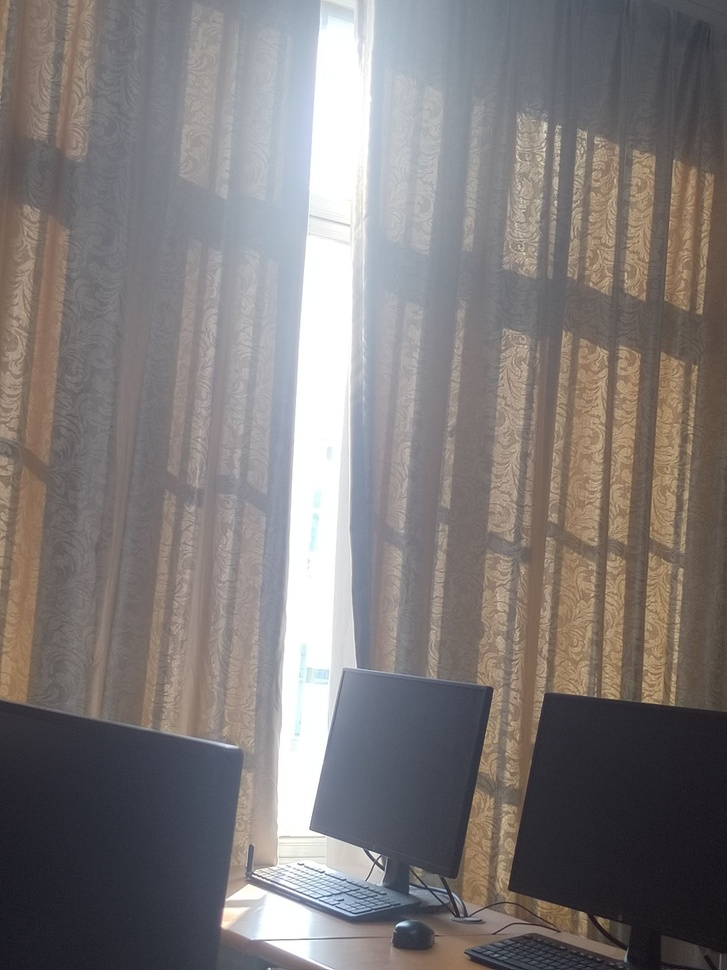
//> input picture c language/picture/t1.jpg, 727 x 970 px, shrunk from 1440 x 1920 before the run
$ ./main   (built with g++ and OpenCV 4)
//> lines starting //> are read from the running program, lines starting //| are printed output that depends on the picture
#include <opencv2/opencv.hpp>
#include <bits/stdc++.h>
using namespace std;
using namespace cv;
Mat pic1,pic1_gray,mohu,pic_can,pic_hsv,pic_hsv_BGR,pic_0,pic_1;
Mat gray_canny,gray_blur;
vector<vector<Point>> pic_contour;
vector<Mat> hsv(3);
uchar Poa,Pob;
void dfs(int col,int row){
    if(col<0||row<0)return ;
    for(int i=0;i<10;i++){
        for(int j=0;j<10;j++){
            int y=col+i,x=row+j;
            if(y<pic1.cols&&x<pic1.rows&&x>=0&&y>=0){
                Poa=pic1.at<uchar>(y,x);
                Pob=pic1_gray.at<uchar>(y,x);
                cout<<x<<","<<y<<":"<<(int)Poa<<"  "<<(int)Pob<<" ";
            }
        }
        cout<<endl;
    }
}
int count2=0;
void save(){
    imwrite("../save/灰度图"+to_string(count2++)+".jpg",pic1_gray);
    imwrite("../save/边缘"+to_string(count2++)+".jpg",pic_can);
    imwrite("../save/hsv"+to_string(count2++)+".jpg",pic_hsv);
    imwrite("../save/更改亮度"+to_string(count2++)+".jpg",pic_hsv_BGR);
    imwrite("../save/上下反转"+to_string(count2++)+".jpg",pic_0);
    imwrite("../save/左右反转"+to_string(count2++)+".jpg",pic_1);
    imwrite("../save/灰度图_模糊"+to_string(count2++)+".jpg",gray_blur);
    imwrite("../save/灰度图_边缘"+to_string(count2++)+".jpg",gray_canny);


}
int main(){
    pic1=imread("../picture/t1.jpg");
//> pic1 is the input picture: 970 rows x 727 cols, CV_8UC3; mean B, G, R 121.7, 122.5, 127.4
    //输出基本信息
    cout<<(pic1.type())<<endl<<"长："<<pic1.cols<<" 宽： "<<pic1.rows;
//| 16
//| 长：727 宽： 970
    //转为灰度图
    cvtColor(pic1,pic1_gray,COLOR_BGR2GRAY);
    //模糊
    blur(pic1,mohu,Size(3,3));
    Canny(pic1,pic_can,1,100);
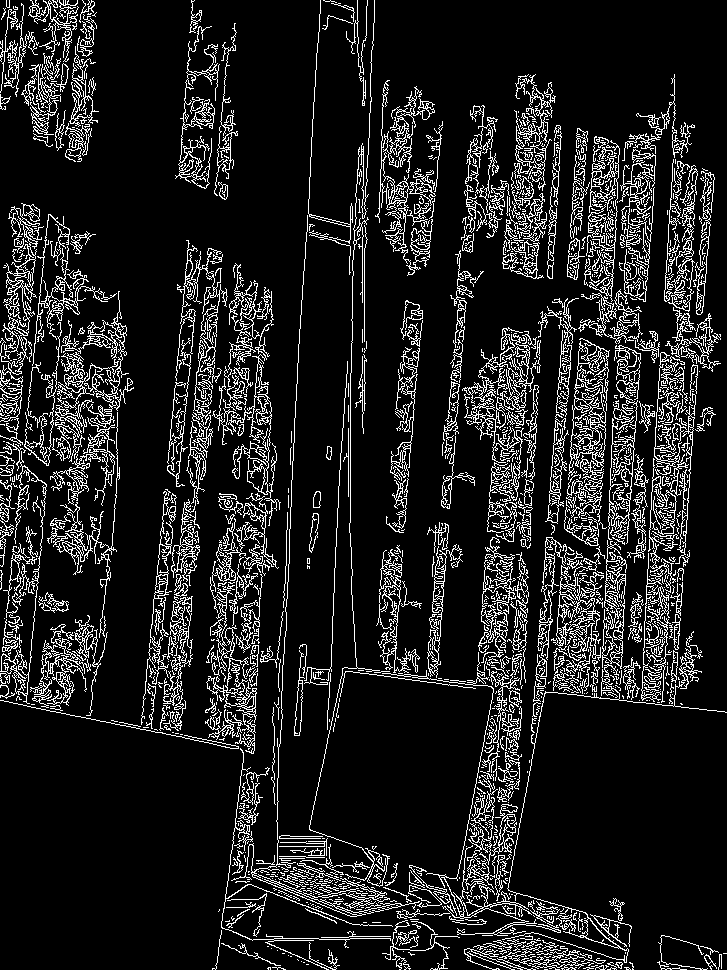
//> pic_can: 970 rows x 727 cols, CV_8UC1; 12.4% white in thin lines or dots
    //组合：
    blur(pic1_gray,gray_blur,Size(3,3));
    Canny(pic1_gray,gray_canny,1,100);
//> gray_canny: 970 rows x 727 cols, CV_8UC1; 14.3% white in thin lines or dots
    //亮度调整
    cvtColor(pic1,pic_hsv,COLOR_BGR2HSV);
//> pic_hsv: 970 rows x 727 cols, CV_8UC3; mean H, S, V 72.2, 34.3, 132.4
    split(pic_hsv,hsv);
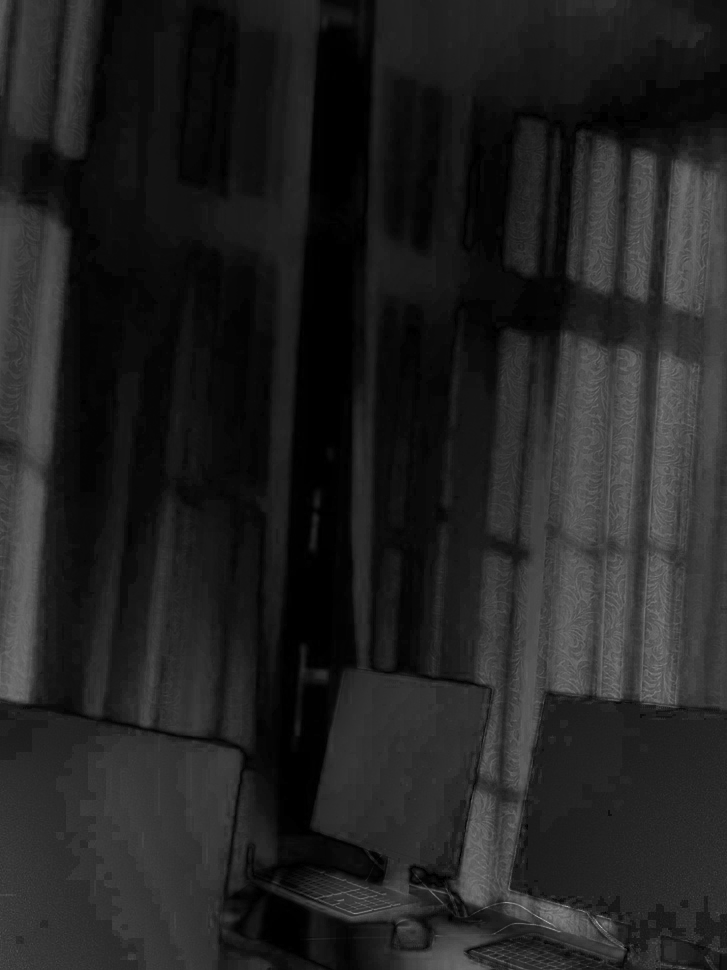
//> hsv[1]: 970 rows x 727 cols, CV_8UC1; min 0, max 173, mean 34.3
    hsv[2].convertTo(hsv[2],-1,1,100);
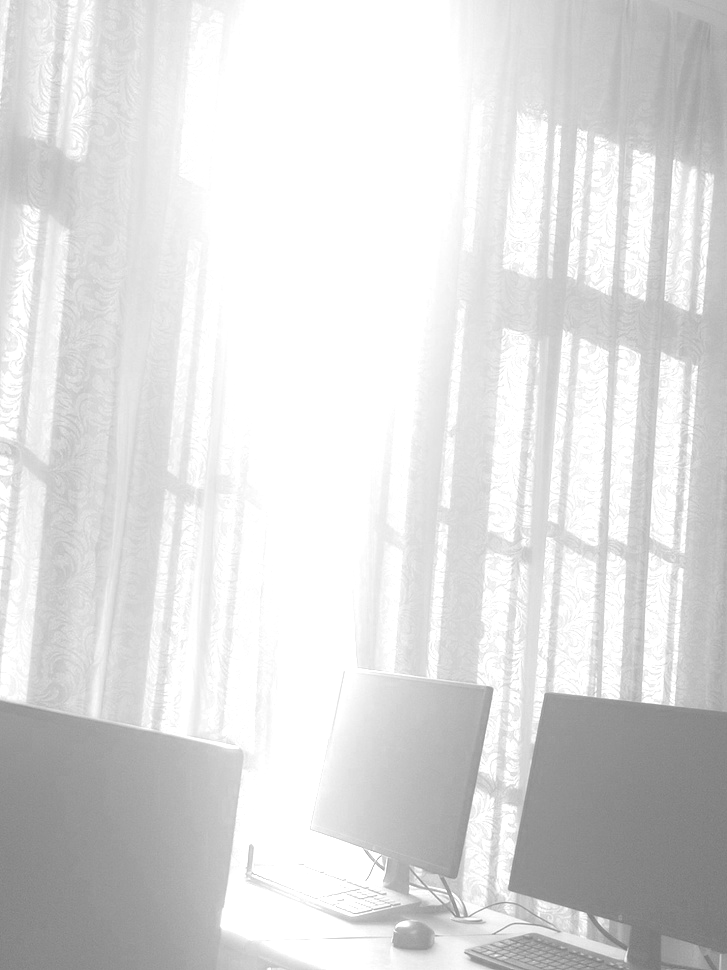
//> hsv[2]: 970 rows x 727 cols, CV_8UC1; min 115, max 255, mean 220.5
    merge(hsv,pic_hsv);
//> pic_hsv: 970 rows x 727 cols, CV_8UC3; mean H, S, V 72.2, 34.3, 220.5
    cvtColor(pic_hsv,pic_hsv_BGR,COLOR_HSV2BGR);
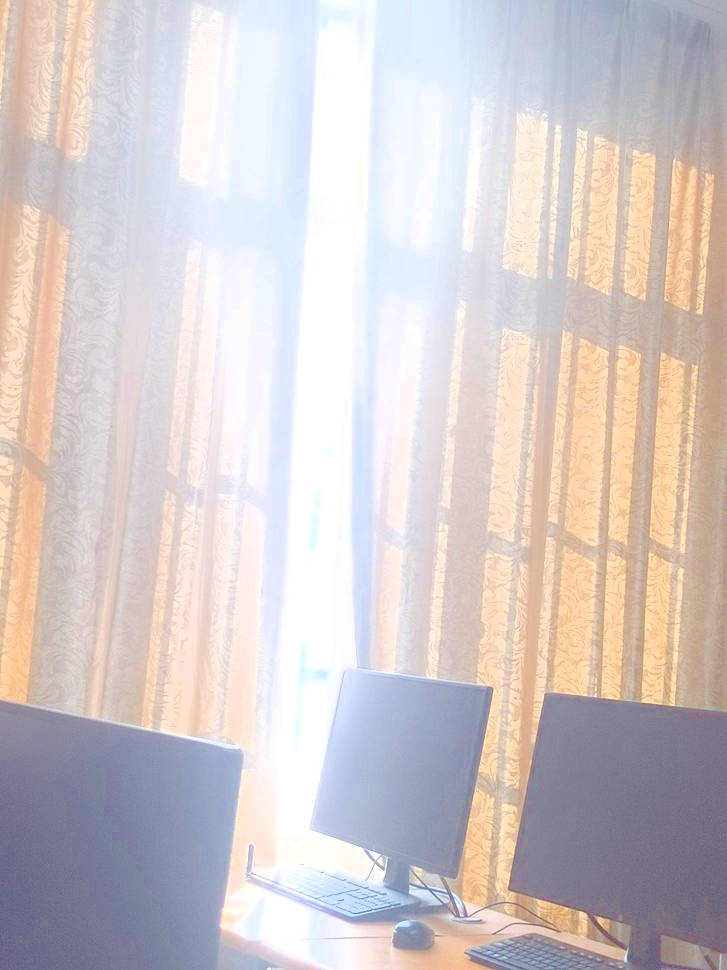
//> pic_hsv_BGR: 970 rows x 727 cols, CV_8UC3; mean B, G, R 201.7, 201.5, 210.8
    //水平/垂直反转；
    flip(pic1,pic_0,0);
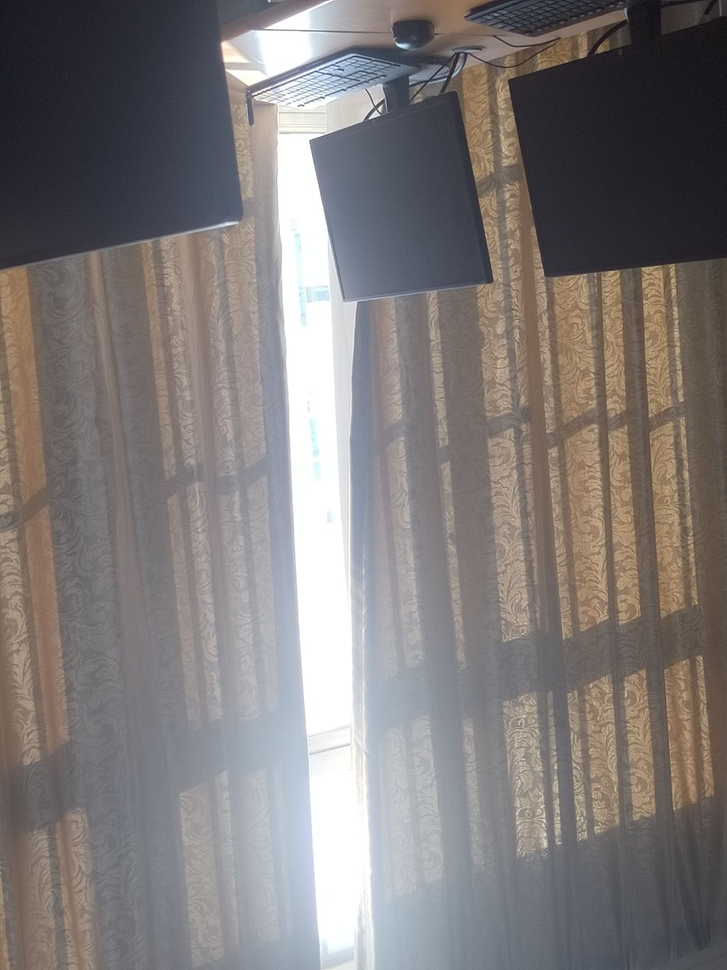
//> pic_0: 970 rows x 727 cols, CV_8UC3; mean B, G, R 121.7, 122.5, 127.4
    flip(pic1,pic_1,1);
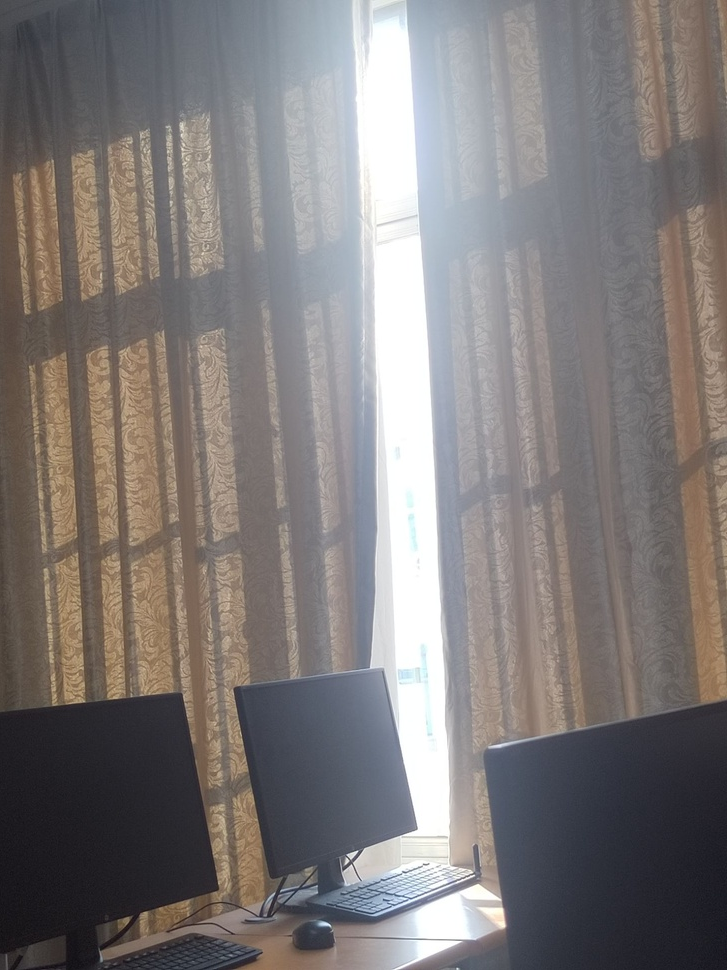
//> pic_1: 970 rows x 727 cols, CV_8UC3; mean B, G, R 121.7, 122.5, 127.4
    //10x10像素比对；
    while(1){
        int x,y;
        cout<<"输入想要查询的哪一块像素（输入-1 -1停止运行）"<<endl;
        cin>>x>>y;
//> the answer given: 100 100
        if(x==-1&&y==-1){
            break;
        }
        dfs(x,y);
//> the loop in dfs, `for(int i=0;i<10;i++)` made 10 passes
//> (Poa, Pob) on passes 1 to 10: (125, 116), (126, 113), (125, 111), (130, 116), (126, 121), (116, 125), (110, 125), (113, 121), (114, 121), (109, 122)
//> after the loop in dfs, `for(int i=0;i<10;i++)`: Poa = 109; Pob = 122

    }
    save();
    cout<<"程序运行成功，请查看../save文件夹"<<endl;
}
